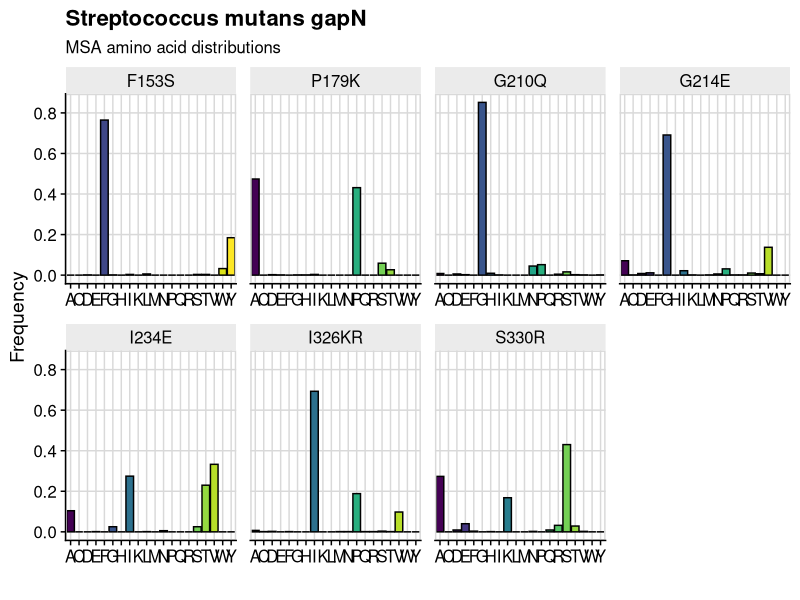
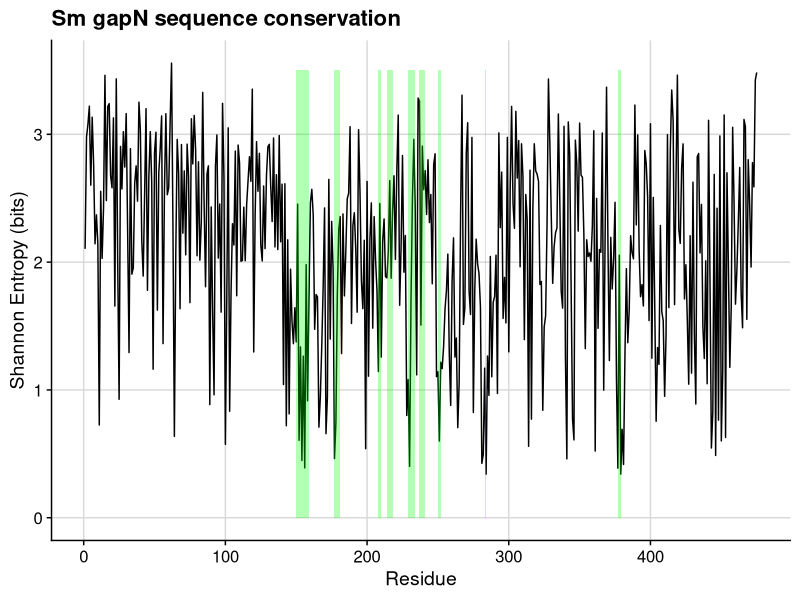
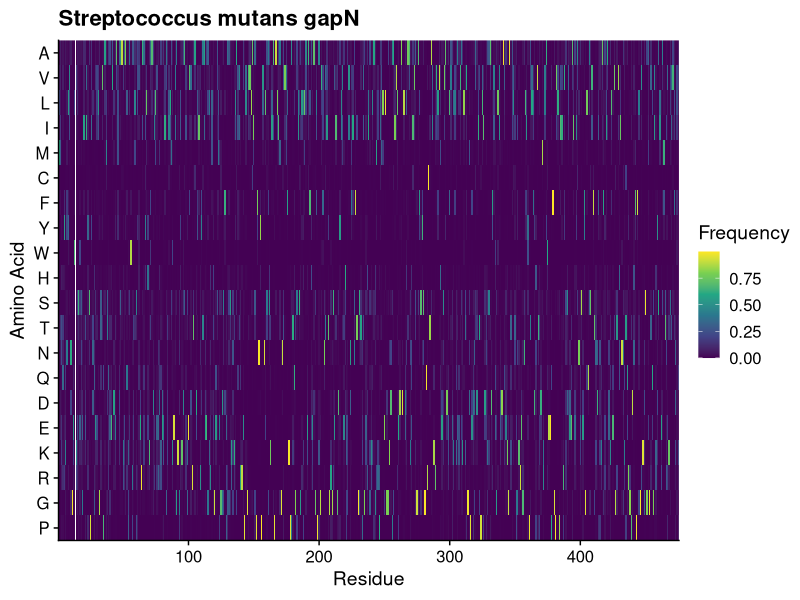

These figures' R source, in order:
library(tidyverse)
library(cowplot)

df <- read_csv('1qi1_msa_freq.csv')
entro <- read_csv('1qi1_entropy.csv')

# drop position numbering (use pdb)
# ignore gaps
# normalize freq each position

df_clean <- df %>%
    select(-c(position, '-')) %>%
    pivot_longer(-pdb_num, names_to='amino_acid',, values_to='count') %>%
    group_by(pdb_num) %>%
    mutate(freq = count / sum(count))

# amino acid distribution bars at selected residue positions

labels <- c('179' = 'P179K', '153' = 'F153S', '210' = 'G210Q', '214' = 'G214E', 
            '234' = 'I234E', '326' = 'I326KR', '330' = 'S330R')

p <- df_clean %>%
    filter(pdb_num %in% c(153, 179, 210, 214, 234, 326, 330)) %>%
    ggplot(aes(x = amino_acid, y=freq, fill=amino_acid)) +
    geom_bar(stat='identity', color='black') +
    facet_wrap(~pdb_num, nrow=2, labeller=labeller(pdb_num = labels), scales='free_x') +
    labs(x='', y='Frequency', title='Streptococcus mutans gapN', subtitle='MSA amino acid distributions') +
    theme_half_open(14) +
    background_grid() +
    panel_border() +
    scale_fill_viridis_d() +
    theme(legend.position = 'none') +
    theme(strip.background = element_rect(fill='grey92')) +
    theme(panel.spacing = unit(0.7, 'lines'))
    
ggsave('gapn_freqs.pdf', p, width=16, height=10)    

# entropy along length of protein

#close <- c(150,151,152,153,154,155,159,177,178,179,180,181,208,209,210,214,
#           215,217,218,228,229,230,231,232,234,237,238,241,250,251,252,284,377,379)

p2 <- entro %>%
    ggplot(aes(x = pdb_num, y = shannon)) +
    #geom_point(color='black') +
    #geom_segment(aes(x = pdb_num, xend = pdb_num, y=0, yend=shannon), alpha=0.2) +
    geom_line() + 
    theme_half_open(14) +
    background_grid() +
    labs(title='Sm gapN sequence conservation', y='Shannon Entropy (bits)' ,x='Residue') +
    annotate('rect', xmin=150, xmax=159, ymin=0, ymax=3.5, fill='green', alpha=0.3) +
    annotate('rect', xmin=177, xmax=181, ymin=0, ymax=3.5, fill='green', alpha=0.3) +
    annotate('rect', xmin=208, xmax=210, ymin=0, ymax=3.5, fill='green', alpha=0.3) +
    annotate('rect', xmin=214, xmax=218, ymin=0, ymax=3.5, fill='green', alpha=0.3) +
    annotate('rect', xmin=229, xmax=234, ymin=0, ymax=3.5, fill='green', alpha=0.3) +
    annotate('rect', xmin=237, xmax=241, ymin=0, ymax=3.5, fill='green', alpha=0.3) +
    annotate('rect', xmin=250, xmax=252, ymin=0, ymax=3.5, fill='green', alpha=0.3) +
    annotate('rect', xmin=283, xmax=284, ymin=0, ymax=3.5, fill='green', alpha=0.3) +
    annotate('rect', xmin=377, xmax=379, ymin=0, ymax=3.5, fill='green', alpha=0.3) 
    
    
ggsave('gapn_entropy.pdf', p2, width=10, height=6)

# sequence heatmap

df_clean$amino_acid <- factor(df_clean$amino_acid, levels = c('A', 'V', 'L', 'I', 'M', 'C',
                                                              'F', 'Y', 'W', 'H', 'S', 'T',
                                                              'N', 'Q', 'D', 'E', 'K', 'R',
                                                              'G', 'P'))

p3 <- df_clean %>%
    ggplot(aes(x = pdb_num, y=amino_acid, fill=freq)) +
    geom_tile() +
    labs(x='Residue', y='Amino Acid', fill='Frequency', title='Streptococcus mutans gapN') +
    scale_fill_viridis_c() +
    scale_y_discrete(limits = rev(levels(df_clean$amino_acid)), expand=c(0, 0)) +
    theme_half_open(14) +
    scale_x_continuous(expand=c(0, 0))

ggsave('gapn_seq_heat.pdf', p3, width=12, height=6)

